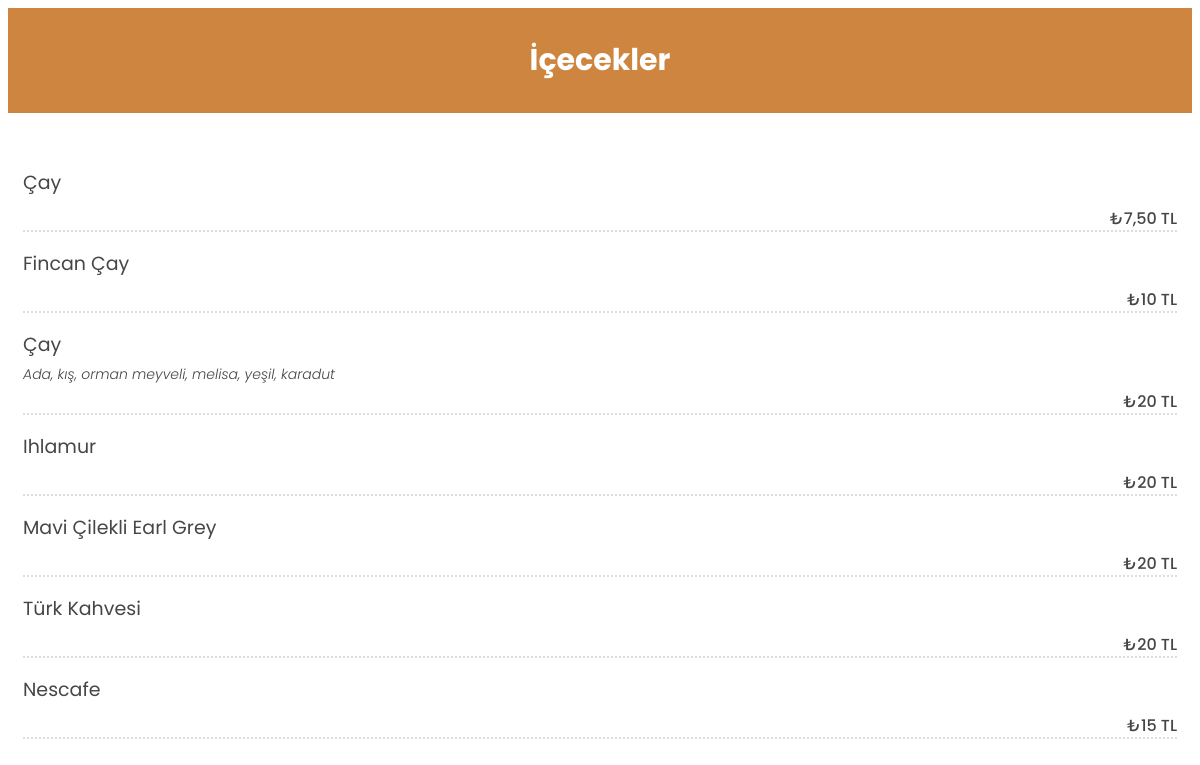
The page /icecekler/ on the database its author committed.
### menu/models.py (models this page shows)
class Menu(models.Model):
    CHOICES = (
        ("FırınUrunleri", "Fırın Ürünleri"),
        ("AdetUrunleri", "Adet Ürünler"),
        ("Borek", "Börek"),
        ("Icecek", "İçecek"),
        ("Kahvalt", "Kahvaltı"),
        ("Sandvic", "Sandvic"),
        ("Meze", "Meze"),
        ("Tatlı", "Tatlı"),
        ("SerbetliTatlı", "Şerbetli Tatlı"),
    )
    productName = models.CharField(max_length=100)
    description = models.CharField(max_length=150,blank=True)
    price = models.CharField(max_length=100)
    category = models.CharField(max_length=30, choices=CHOICES)

### menu/views.py (the view)
# urls.py: path('icecekler/', views.Icecekler, name = 'Icecekler'),
def Icecekler(request):
    product = Menu.objects.filter(category="Icecek")
    context = {
        "product":product
    }
    return render(request,"Icecekler.html",context)

### templates/Icecekler.html (shortened to what this page needs)
<!DOCTYPE html>
{% load static %}
<html lang="en">
<head>
    <link rel="stylesheet" href="{% static 'style.css' %}">
</head>
<body>
    <nav style="background-color: peru;" class="nav2">İçecekler</nav>
    {% for p in product %}
    <ul class="special-menu pb-4">
        <li>
            <div class="d-flex justify-content-start">
                <div class="menu-text align-self-center">
                    <h3>{{p.productName}}</h3>
                    <p><span>{{p.description}}</span></p>
                    <strong class="special-menu-price text-color-dark">₺{{p.price}}</strong>
                </div>
            </div>
        </li>
    </ul>
    {% endfor %}
</body>
</html>

### static/style.css (style rules this page uses)
* { font-family: 'Poppins', sans-serif; }
body { font-family: 'Poppins', sans-serif; font-size: 14px; color: #464646; font-weight: 300; }
.h1, .h2, .h3, .h4, .h5, .h6, h1, h2, h3, h4, h5, h6 { font-weight: 400; }
* { outline: 0 !important; text-decoration: none !important; }
.special-menu { list-style: none; margin: 0; padding-left: 15px; padding-right: 15px; text-align: left; }
.special-menu li { margin: 0 0 32px 0; padding: 0; clear: both; padding-bottom: 10px; }
.special-menu h3 { font-size: 19px; padding: 5px 0px 5px 0px; margin: 0; text-transform: none; }
.special-menu p { font-size: 14px; font-style: italic; margin: 0 0 0 0; position: relative; display: block; }
.special-menu p:before { border-bottom: 2px dotted #ddd; content: ""; height: 1px; left: 0%; position: absolute; bottom: -30px; width: 100%; z-index: 1; }
.special-menu .special-menu-price { display: inline-block; float: right; font-size: 16px; padding: 0 0 0 10px; position: relative; z-index: 3; margin-top: 4px; }
ul.special-menu li strong { font-weight: 500 !important; }
.nav2 { text-align: center; color: white; padding: 30px; font-weight: bold; font-size: 30px; margin-bottom: 50px }

### rows shown on the page
Menu: productName "Çay", price "7,50 TL"
Menu: productName "Fincan Çay", price "10 TL"
Menu: productName "Çay", description "Ada, kış, orman meyveli, melisa, yeşil, karadut", price "20 TL"
Menu: productName "Ihlamur", price "20 TL"
Menu: productName "Mavi Çilekli Earl Grey", price "20 TL"
Menu: productName "Türk Kahvesi", price "20 TL"
Menu: productName "Nescafe", price "15 TL"
